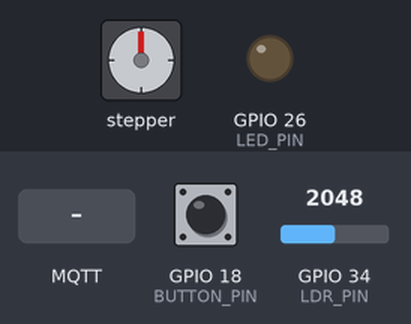
The sketch below on a simulated ESP32. On the bench: stepper motor, output pins drawn as LEDs (lit = HIGH). The inputs (shaded band) are chosen by the test bench; at power-on: GPIO 18 (BUTTON_PIN) HIGH, GPIO 34 (LDR_PIN) = 2048. WiFi joins after 1.5 s; servers stay silent unless stated; no MQTT or app messages arrive unless stated; stepper angles assume 2048 steps per turn; pins used as bus, display or sensor lines are not drawn.

Above: at 2.7 s.
2.8 s: MQTT message "close" arrives on the second subscribed topic
At 3.54 s:
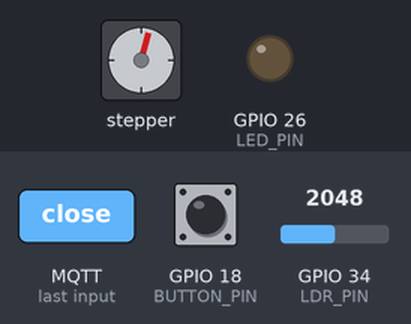
6.3 s: GPIO 18 (BUTTON_PIN) pulled LOW for 0.15 s
At 6.75 s:
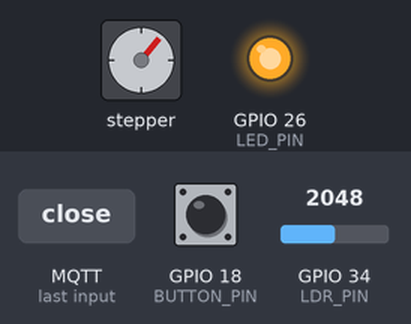
9.8 s: MQTT message "off" arrives on the first subscribed topic
At 13.9 s:
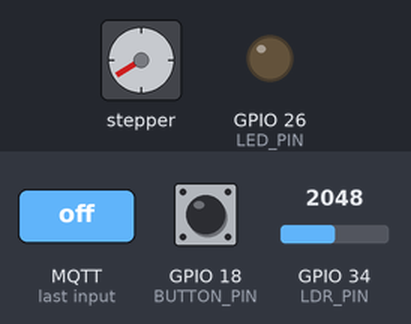
14.1 s: GPIO 18 (BUTTON_PIN) pulled LOW for 1 s
At 16.3 s:
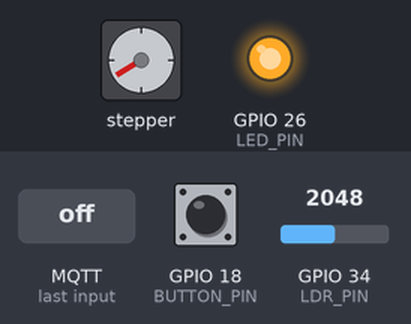
16.6 s: MQTT message "open" arrives on the second subscribed topic
At 17.57 s:
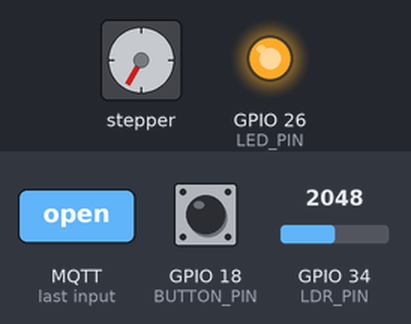
21.0 s: GPIO 18 (BUTTON_PIN) pulled LOW for 0.15 s
Timing chart, 0 to 28.2 s (numbered marks = the images above; inputs shaded):
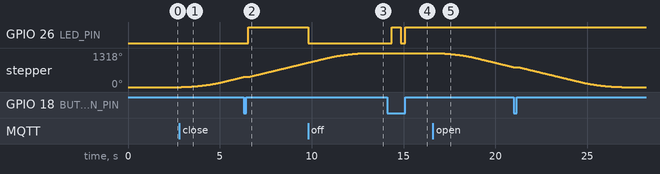

Measured:
- after the input at 2.8 s, stepper: keeps turning clockwise at about 115°/s, starting after 0.10 s
- after the input at 6.3 s, GPIO 26 (LED_PIN): LOW → HIGH after 0.25 s
- after the input at 9.8 s, GPIO 26 (LED_PIN): HIGH → LOW at once
- after the input at 14.1 s, GPIO 26 (LED_PIN): LOW → HIGH after 0.25 s, → LOW 0.50 s later, → HIGH 0.25 s later
- after the input at 16.6 s, stepper: keeps turning counter-clockwise at about 126°/s, starting after 0.05 s

The sketch:

chat.ino
```cpp
#include <WiFi.h>
#include <MQTT.h>
#include <AccelStepper.h>

// --- การตั้งค่าขาใช้งาน ---
#define BUTTON_PIN    18
#define LED_PIN       26
#define LDR_PIN       34
#define DC_IN1        22
#define DC_IN2        21
#define DC_EN         23

// Stepper ULN2003 (IN1, IN3, IN2, IN4)
AccelStepper stepper(AccelStepper::FULL4WIRE, 19, 17, 18, 16);

// --- ตัวแปรสำหรับสถานะ ---
int dcState = 0;       // 0=หยุด, 1=ตามเข็ม, 2=ทวนเข็ม
int lastDir = 1;       // จำทิศทางล่าสุด
unsigned long lastMsg = 0;

WiFiClient net;
MQTTClient client;

void connect() {
  while (WiFi.status() != WL_CONNECTED) { delay(500); }
  while (!client.connect("Mix_Project_ESP32")) { delay(500); }
  client.subscribe("groupAi4/motor/command");
  client.subscribe("groupAi4/stepper/command");
}

void messageReceived(String &topic, String &payload) {
  payload.toLowerCase();

  // --- ส่วนควบคุม DC Motor ด้วย If-Else ---
  if (topic == "groupAi4/motor/command") {
    if (payload == "on") {
      if (dcState == 0) {
        dcState = lastDir; // ถ้าหยุดอยู่ ให้หมุนตามทิศเดิม
      } else if (dcState == 1) {
        dcState = 2;       // ถ้าหมุนขวาอยู่ ให้สลับซ้าย
      } else {
        dcState = 1;       // ถ้าหมุนซ้ายอยู่ ให้สลับขวา
      }
    }
    else if (payload == "off") {
      dcState = 0;
    }
    else if (payload == "cw") {
      dcState = 1;
    }
    else if (payload == "ccw") {
      dcState = 2;
    }
  }

  // --- ส่วนควบคุม Stepper Motor ---
  if (topic == "groupAi4/stepper/command") {
    if (payload == "open") {
      stepper.moveTo(0);
    } else if (payload == "close") {
      stepper.moveTo(7500);
    }
  }
}

void setup() {
  pinMode(DC_IN1, OUTPUT);
  pinMode(DC_IN2, OUTPUT);
  pinMode(DC_EN, OUTPUT);
  digitalWrite(DC_EN, HIGH); // ให้ Driver ทำงานตลอด
  pinMode(LED_PIN, OUTPUT);
  pinMode(BUTTON_PIN, INPUT_PULLUP);

  stepper.setMaxSpeed(1000);
  stepper.setAcceleration(500);

  WiFi.begin("@JumboPlusIoT", "07450748");
  client.begin("test.mosquitto.org", net);
  client.onMessage(messageReceived);
  connect();
}

void loop() {
  client.loop();
  stepper.run();
  if (!client.connected()) connect();

  // --- เช็คปุ่มกดที่บอร์ดด้วย If-Else ---
  if (digitalRead(BUTTON_PIN) == LOW) {
    delay(250); // กันปุ่มสั่นเบื้องต้น
    if (dcState == 0) { dcState = 1; }
    else if (dcState == 1) { dcState = 2; }
    else { dcState = 0; }
  }

  // --- การสั่งงาน Hardware ตาม dcState ---
  if (dcState == 0) {
    digitalWrite(DC_IN1, LOW);
    digitalWrite(DC_IN2, LOW);
    digitalWrite(LED_PIN, LOW);
  }
  else if (dcState == 1) {
    digitalWrite(DC_IN1, HIGH);
    digitalWrite(DC_IN2, LOW);
    digitalWrite(LED_PIN, HIGH);
    lastDir = 1;
  }
  else if (dcState == 2) {
    digitalWrite(DC_IN1, LOW);
    digitalWrite(DC_IN2, HIGH);
    digitalWrite(LED_PIN, HIGH);
    lastDir = 2;
  }

  // --- ส่งค่า LDR กลับไป MQTT ---
  if (millis() - lastMsg > 2000) {
    lastMsg = millis();
    client.publish("groupAi4/status/ldr", String(analogRead(LDR_PIN)));
  }
}
```
